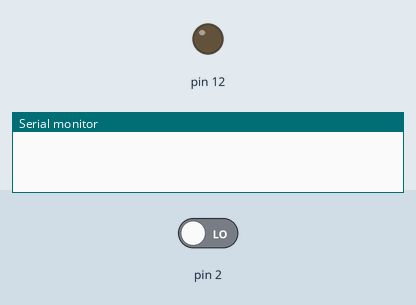
Simulated run of this sketch. Board: Arduino Uno, built with avr-gcc and run on an emulated ATmega328P. On the bench: output pins drawn as LEDs (lit = HIGH), the last lines printed to the serial monitor. The test bench sets the inputs (shaded band); at power-on: pin 2 LOW.

Above: at 1.2 s.
1.3 s: pin 2 driven HIGH
At 2.2 s:
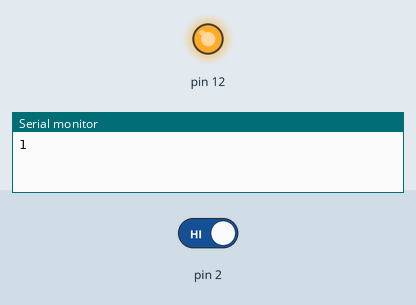
Timing chart, 0 to 4.3 s (numbered marks = the images above; inputs shaded):
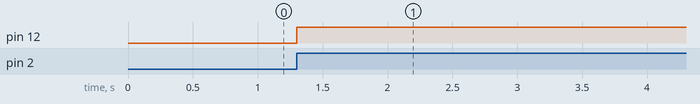

The sketch:

Important_sketch_5_On_Off_with_switch.ino
```cpp
int count = 0;
int value;
int temp = 1;
int valueA = 1;
void setup() {
  // put your setup code here, to run once:
  pinMode(2, INPUT);
  pinMode(12, OUTPUT);
  Serial.begin(9600);
}

void loop() {
  // put your main code here, to run repeatedly:
  value = digitalRead(2);
  if (value == valueA) {
    if (value == 1) { //rising edge ON --> 1 , falling edge OFF --> 0
      count = count + 1;
      Serial.println(count);
      digitalWrite(12, temp);
      temp=!temp;
    }
    valueA = !value;
    delay(100);
  }
}
```

Measured:
- after the input at 1.3 s, pin 12: LOW → HIGH at once
